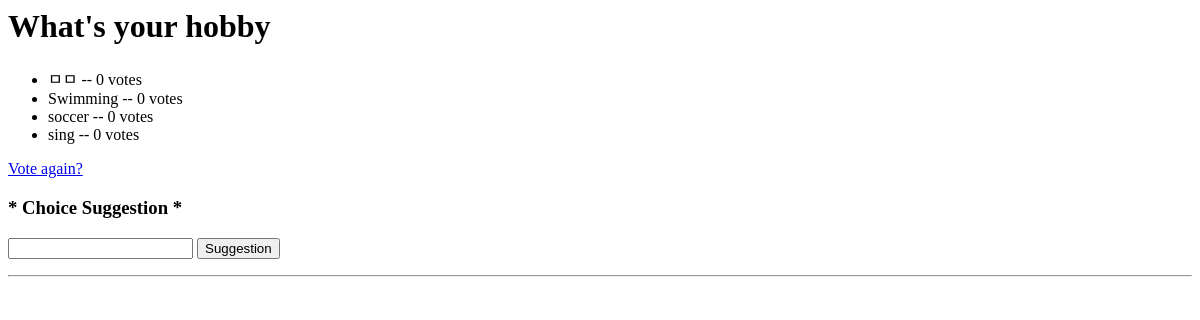
Page /polls/2/results/ on the earlier database version.
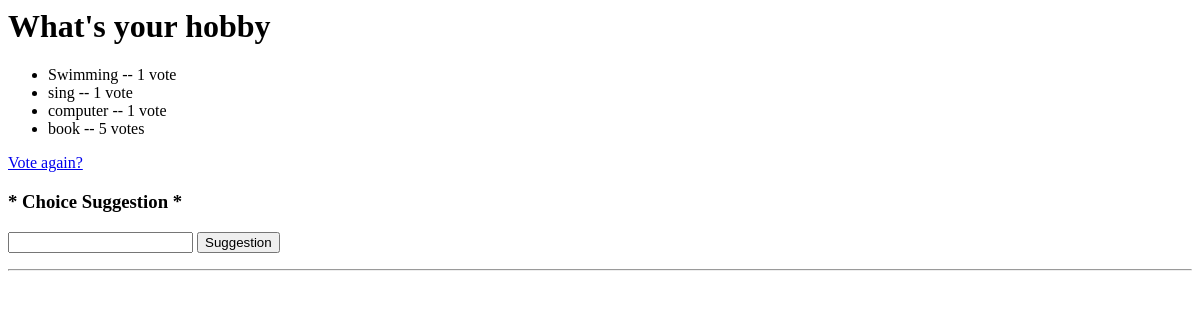
Same page on the later database version.
### polls/models.py (models this page shows, shortened)
class Choice(models.Model):
    question = models.ForeignKey(Question, on_delete=models.CASCADE)
    approved = models.BooleanField(default=True)
    choice_text = models.CharField(max_length=200)
    votes = models.IntegerField(default=0)

### polls/views.py (the view)
# urls.py: path('<int:pk>/results/', views.ResultsView.as_view(), name='results'),
class ResultsView(generic.DetailView):
    model = Question
    template_name = "polls/results.html"

### polls/templates/polls/results.html (shortened to what this page needs)
<h1>{{ question.question_text }}</h1>
<ul>
{% for choice in question.choice_set.all %}
    {% if choice.approved is True %}
    <li>{{ choice.choice_text }} -- {{ choice.votes }} vote{{ choice.votes|pluralize }}</li>
    {% endif %}
{% endfor %}
</ul>
<a href="{% url 'polls:detail' question.id %}">Vote again?</a>
<h3> * Choice Suggestion *</h3>
    <form action="{% url 'polls:suggestion' question.id %}"method="post">
        <input type="text" name="text">
        <button type="submit" value = "suggestion">Suggestion</button>
    </form>
<hr>

Differences in the rows shown:
removed Choice: choice_text "ㅁㅁ", votes "0"
removed Choice: choice_text "soccer", votes "0"
changed Choice "Swimming": votes "0" → "1"
changed Choice "sing": votes "0" → "1"
added Choice: choice_text "computer", votes "1"
added Choice: choice_text "book", votes "5"
